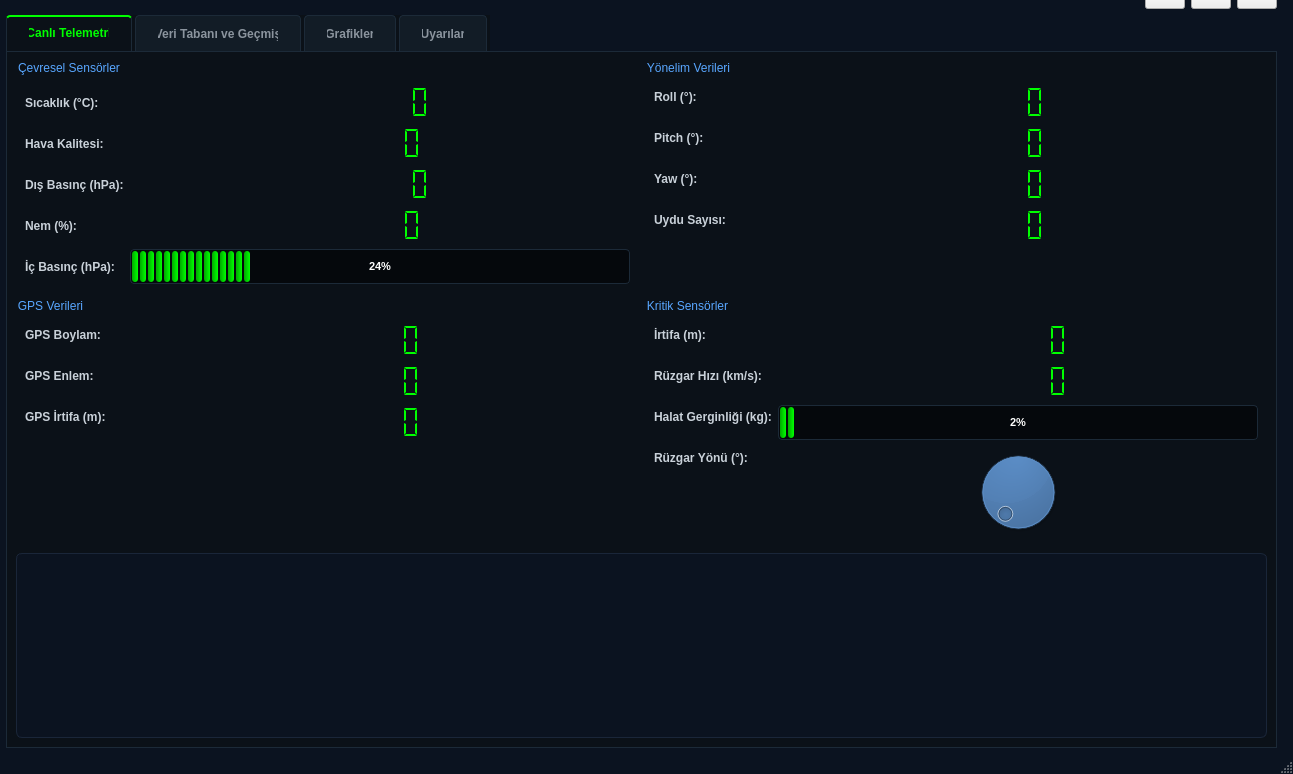
<?xml version="1.0" encoding="UTF-8"?>
<ui version="4.0">
 <class>MainWindow</class>
 <widget class="QMainWindow" name="MainWindow">
  <property name="geometry">
   <rect>
    <x>0</x>
    <y>0</y>
    <width>1293</width>
    <height>774</height>
   </rect>
  </property>
  <property name="sizePolicy">
   <sizepolicy hsizetype="Expanding" vsizetype="Expanding">
    <horstretch>0</horstretch>
    <verstretch>0</verstretch>
   </sizepolicy>
  </property>
  <property name="windowTitle">
   <string>MainWindow</string>
  </property>
  <property name="styleSheet">
   <string notr="true">/* Ana Arka Plan */
QMainWindow {
    background-color: #0b1320; 
}

/* Tüm Başlıklar (QLabel) */
QLabel {
    color: #a9b7c6; /* Göz yormayan açık gri/mavi tonu */
    font-weight: bold;
    font-family: &quot;Segoe UI&quot;;
    font-size: 12px;
}

/* Tüm Dijital Göstergeler (QLCDNumber) */
QLCDNumber {
    background-color: #040812; /* Panelin içine gömülü hissi veren çok koyu renk */
    color: #00ff00; /* Neon yeşili rakamlar */
    border: 1px solid #1a273a; /* İncecik, şık bir çerçeve */
    border-radius: 4px; /* Hafif yumuşatılmış köşeler */
}

/* Progress Bar Ana Hattı */
QProgressBar {
    border: 1px solid #1a273a;
    background-color: #040812;
    text-align: center;
    color: #a9b7c6;
}

/* Progress Bar İçindeki Dolan Kısım */
QProgressBar::chunk {
    background-color: #00ff00; /* Neon yeşili dijital dolgu */
    width: 8px; /* Kesik kesik askeri bar görünümü verir */
    margin: 1px;
}</string>
  </property>
  <widget class="QWidget" name="centralwidget">
   <widget class="QWidget" name="layoutWidget">
    <property name="geometry">
     <rect>
      <x>6</x>
      <y>-13</y>
      <width>1271</width>
      <height>761</height>
     </rect>
    </property>
    <layout class="QVBoxLayout" name="verticalLayout_2">
     <item>
      <layout class="QHBoxLayout" name="horizontalLayout_2">
       <item>
        <spacer name="horizontalSpacer">
         <property name="orientation">
          <enum>Qt::Orientation::Horizontal</enum>
         </property>
         <property name="sizeHint" stdset="0">
          <size>
           <width>808</width>
           <height>20</height>
          </size>
         </property>
        </spacer>
       </item>
       <item>
        <widget class="QPushButton" name="btnMin">
         <property name="text">
          <string/>
         </property>
        </widget>
       </item>
       <item>
        <widget class="QPushButton" name="btnMax">
         <property name="text">
          <string/>
         </property>
        </widget>
       </item>
       <item>
        <widget class="QPushButton" name="btnClose">
         <property name="text">
          <string/>
         </property>
        </widget>
       </item>
      </layout>
     </item>
     <item>
      <widget class="QTabWidget" name="tabWidget">
       <property name="sizePolicy">
        <sizepolicy hsizetype="Expanding" vsizetype="Expanding">
         <horstretch>20</horstretch>
         <verstretch>0</verstretch>
        </sizepolicy>
       </property>
       <property name="minimumSize">
        <size>
         <width>80</width>
         <height>35</height>
        </size>
       </property>
       <property name="maximumSize">
        <size>
         <width>123456</width>
         <height>1234545</height>
        </size>
       </property>
       <property name="styleSheet">
        <string notr="true">QWidget {
    background-color: #0b1118;
    color: #e6edf3;
    font-family: 'Segoe UI', 'Helvetica', sans-serif;
}

/* -------------------------------------------
   1. LOG EKRANI (TERMINAL) - BÜYÜTÜLDÜ VE MODERNLEŞTİRİLDÜ
--------------------------------------------- */
QPlainTextEdit {
    background-color: rgba(5, 8, 12, 0.8); /* Daha tok bir yarı saydam siyah */
    border: 1px solid #1c2a38;
    border-radius: 6px;
    color: #39ff14; /* Standart yeşil yerine daha parlak/modern neon yeşil */
    font-family: 'Consolas', 'Courier New', monospace;
    font-size: 13px; /* Yazılar büyütüldü (Eskisi 10px idi) */
    padding: 10px; /* Yazıların kenarlara yapışmasını engeller */
}

/* Log ekranının kaydırma çubuğunu (Scrollbar) incelt ve modernleştir */
QScrollBar:vertical {
    border: none;
    background: #0b1118;
    width: 10px;
    margin: 0px 0px 0px 0px;
}
QScrollBar::handle:vertical {
    background: #1c2a38;
    min-height: 20px;
    border-radius: 5px;
}
QScrollBar::handle:vertical:hover {
    background: #30363d;
}

/* -------------------------------------------
   2. SENSÖR ETİKETLERİ VE BAŞLIKLAR
--------------------------------------------- */
QGroupBox {
    border: none;
    background: transparent;
    margin-top: 15px;
}

QGroupBox::title {
    subcontrol-origin: margin;
    subcontrol-position: top left;
    color: #58a6ff; /* Parlak teknoloji mavisi - neon yeşil ile çok şık bir kontrast yaratır */
    font-size: 15px; /* Eskisi 12px'di, ciddi oranda büyütüldü ve belirginleşti */
    font-weight: bold;
    letter-spacing: 1px; 
    text-transform: uppercase;
    padding-bottom: 5px; /* Yazının hemen altındaki elemanlara yapışmasını önler */
}

QLabel {
    color: #c9d1d9; 
    font-size: 12px; /* Yazılar 11'den 12'ye çekilip daha okunaklı yapıldı */
    font-weight: bold;
    background: transparent;
}

/* -------------------------------------------
   3. DİJİTAL GÖSTERGELER (LCD) VE BARLAR
--------------------------------------------- */
QLCDNumber {
    color: #00ff00; 
    background: transparent;
    border: none;
}

QProgressBar {
    border: 1px solid #1c2a38;
    border-radius: 4px;
    text-align: center;
    color: #ffffff;
    background-color: #05080c;
    font-weight: bold;
    font-size: 11px;
}
QProgressBar::chunk {
    background-color: qlineargradient(spread:pad, x1:0, y1:0, x2:1, y2:0, stop:0 #00aa00, stop:1 #00ff00); /* Düz yeşil yerine estetik bir renk geçişi (Gradient) eklendi */
    border-radius: 3px;
    width: 6px;
    margin: 1px;
}

/* -------------------------------------------
   4. DİĞER BİLEŞENLER
--------------------------------------------- */
QTabWidget::pane { border: 1px solid #1c2a38; background: #0b1118; }
QTabBar::tab {
    background: #121c26; color: #8b949e; padding: 9px 22px;
    border: 1px solid #1c2a38; border-bottom: none;
    border-top-left-radius: 4px; border-top-right-radius: 4px;
    margin-right: 3px; font-weight: bold;
}
QTabBar::tab:selected {
    background: #0b1118; color: #00ff00;
    border-top: 2px solid #00ff00; border-bottom: 2px solid #0b1118;
}
QTabBar::tab:hover { color: #ffffff; background: #16222f; }

QTableWidget, QTableView {
    background-color: #0d1117; color: #ffffff;
    gridline-color: #30363d; selection-background-color: #1f6feb;
}
QHeaderView::section {
    background-color: #161b22; color: #00ff00;
    font-weight: bold; border: 1px solid #30363d; padding: 4px;
}
QLineEdit, QComboBox {
    background-color: #161b22; color: #00ff00;
    border: 1px solid #30363d; border-radius: 3px; padding: 4px;
}

/* macOS TARZI ÜST BAR BUTONLARI */
#customTitleBar { background-color: #070B12; min-height: 30px; max-height: 30px; }
QPushButton#btnClose { background-color: #FF5F56; border-radius: 7px; min-width: 14px; max-width: 14px; min-height: 14px; max-height: 14px; border: none; margin: 4px; }
QPushButton#btnClose:hover { background-color: #E0443E; }
QPushButton#btnMin { background-color: #FFBD2E; border-radius: 7px; min-width: 14px; max-width: 14px; min-height: 14px; max-height: 14px; border: none; margin: 4px; }
QPushButton#btnMin:hover { background-color: #DDA127; }
QPushButton#btnMax { background-color: #27C93F; border-radius: 7px; min-width: 14px; max-width: 14px; min-height: 14px; max-height: 14px; border: none; margin: 4px; }
QPushButton#btnMax:hover { background-color: #1EA532; }

/* FİLTRELE VE DİĞER STANDART BUTONLARIN TEPKİLERİ */
QPushButton {
    background-color: #21262d;
    color: #c9d1d9;
    border: 1px solid #30363d;
    border-radius: 4px;
    padding: 6px 15px;
}
QPushButton:hover {
    background-color: #30363d;
    border-color: #8b949e;
}
QPushButton:pressed {
    background-color: #1f6feb; /* Basılınca taktiksel mavi renge döner */
    padding-top: 8px; /* Yazıyı 2 piksel aşağı iterek &quot;çökme/basılma&quot; hissi yaratır */
    padding-bottom: 4px;
}</string>
       </property>
       <property name="currentIndex">
        <number>0</number>
       </property>
       <widget class="QWidget" name="tab_3">
        <property name="sizePolicy">
         <sizepolicy hsizetype="Expanding" vsizetype="Expanding">
          <horstretch>0</horstretch>
          <verstretch>0</verstretch>
         </sizepolicy>
        </property>
        <attribute name="title">
         <string>Canlı Telemetri</string>
        </attribute>
        <layout class="QGridLayout" name="gridLayout_3">
         <item row="2" column="0" colspan="2">
          <widget class="QPlainTextEdit" name="plainTextEdit">
           <property name="styleSheet">
            <string notr="true">QPlainTextEdit {
    background-color: #0b1320; /* Ana ekranla birebir aynı lacivert tonu */
    color: #00ff00; /* Terminal havası için neon yeşili metin */
    border: 1px solid #1a2639; /* Çerçeve çok sırıtmasın diye ince, koyu bir çizgi */
    font-family: &quot;Consolas&quot;; /* Yazıların tam bir yazılım/radar ekranı gibi durması için */
}</string>
           </property>
          </widget>
         </item>
         <item row="1" column="1">
          <widget class="QGroupBox" name="groupBoxKritik">
           <property name="sizePolicy">
            <sizepolicy hsizetype="Expanding" vsizetype="Expanding">
             <horstretch>0</horstretch>
             <verstretch>0</verstretch>
            </sizepolicy>
           </property>
           <property name="title">
            <string>Kritik Sensörler</string>
           </property>
           <layout class="QFormLayout" name="formLayout_3">
            <item row="0" column="0">
             <widget class="QLabel" name="label">
              <property name="text">
               <string>İrtifa (m):</string>
              </property>
             </widget>
            </item>
            <item row="0" column="1">
             <widget class="QLCDNumber" name="lcdIrtifa">
              <property name="minimumSize">
               <size>
                <width>80</width>
                <height>35</height>
               </size>
              </property>
              <property name="maximumSize">
               <size>
                <width>123456</width>
                <height>1234545</height>
               </size>
              </property>
              <property name="digitCount">
               <number>6</number>
              </property>
              <property name="segmentStyle">
               <enum>QLCDNumber::SegmentStyle::Flat</enum>
              </property>
             </widget>
            </item>
            <item row="1" column="0">
             <widget class="QLabel" name="label_2">
              <property name="text">
               <string>Rüzgar Hızı (km/s):</string>
              </property>
             </widget>
            </item>
            <item row="1" column="1">
             <widget class="QLCDNumber" name="lcdRuzgarHizi">
              <property name="minimumSize">
               <size>
                <width>80</width>
                <height>35</height>
               </size>
              </property>
              <property name="maximumSize">
               <size>
                <width>123456</width>
                <height>1234545</height>
               </size>
              </property>
              <property name="digitCount">
               <number>6</number>
              </property>
              <property name="segmentStyle">
               <enum>QLCDNumber::SegmentStyle::Flat</enum>
              </property>
             </widget>
            </item>
            <item row="2" column="0">
             <widget class="QLabel" name="label_5">
              <property name="text">
               <string>Halat Gerginliği (kg):</string>
              </property>
             </widget>
            </item>
            <item row="2" column="1">
             <widget class="QProgressBar" name="barGerginlik">
              <property name="minimumSize">
               <size>
                <width>80</width>
                <height>35</height>
               </size>
              </property>
              <property name="maximum">
               <number>1000</number>
              </property>
              <property name="value">
               <number>24</number>
              </property>
             </widget>
            </item>
            <item row="3" column="0">
             <widget class="QLabel" name="label_4">
              <property name="text">
               <string>Rüzgar Yönü (°):</string>
              </property>
             </widget>
            </item>
            <item row="3" column="1">
             <widget class="QDial" name="dialRuzgarYonu"/>
            </item>
           </layout>
          </widget>
         </item>
         <item row="0" column="0">
          <widget class="QGroupBox" name="groupBoxCevresel">
           <property name="sizePolicy">
            <sizepolicy hsizetype="Expanding" vsizetype="Expanding">
             <horstretch>0</horstretch>
             <verstretch>0</verstretch>
            </sizepolicy>
           </property>
           <property name="title">
            <string>Çevresel Sensörler</string>
           </property>
           <layout class="QGridLayout" name="gridLayout">
            <item row="2" column="1">
             <widget class="QLCDNumber" name="lcdBasinc">
              <property name="minimumSize">
               <size>
                <width>80</width>
                <height>35</height>
               </size>
              </property>
              <property name="maximumSize">
               <size>
                <width>123456</width>
                <height>1234545</height>
               </size>
              </property>
              <property name="digitCount">
               <number>6</number>
              </property>
              <property name="segmentStyle">
               <enum>QLCDNumber::SegmentStyle::Flat</enum>
              </property>
             </widget>
            </item>
            <item row="2" column="0">
             <widget class="QLabel" name="label_11">
              <property name="text">
               <string>Dış Basınç (hPa):</string>
              </property>
             </widget>
            </item>
            <item row="5" column="0">
             <widget class="QLabel" name="label_9">
              <property name="text">
               <string>İç Basınç (hPa):</string>
              </property>
             </widget>
            </item>
            <item row="0" column="0">
             <widget class="QLabel" name="label_10">
              <property name="text">
               <string>Sıcaklık (°C):</string>
              </property>
             </widget>
            </item>
            <item row="0" column="1">
             <widget class="QLCDNumber" name="lcdSicaklik">
              <property name="minimumSize">
               <size>
                <width>80</width>
                <height>35</height>
               </size>
              </property>
              <property name="maximumSize">
               <size>
                <width>123456</width>
                <height>1234545</height>
               </size>
              </property>
              <property name="digitCount">
               <number>6</number>
              </property>
              <property name="segmentStyle">
               <enum>QLCDNumber::SegmentStyle::Flat</enum>
              </property>
             </widget>
            </item>
            <item row="5" column="1">
             <widget class="QProgressBar" name="barIcBasinc">
              <property name="minimumSize">
               <size>
                <width>80</width>
                <height>35</height>
               </size>
              </property>
              <property name="maximumSize">
               <size>
                <width>16777215</width>
                <height>16777215</height>
               </size>
              </property>
              <property name="value">
               <number>24</number>
              </property>
             </widget>
            </item>
            <item row="1" column="0">
             <widget class="QLabel" name="label_12">
              <property name="text">
               <string>Hava Kalitesi:</string>
              </property>
             </widget>
            </item>
            <item row="1" column="1">
             <widget class="QLCDNumber" name="lcdHavaKalitesi">
              <property name="minimumSize">
               <size>
                <width>80</width>
                <height>35</height>
               </size>
              </property>
              <property name="maximumSize">
               <size>
                <width>123456</width>
                <height>1234545</height>
               </size>
              </property>
              <property name="font">
               <font>
                <family>Segoe UI</family>
                <bold>false</bold>
               </font>
              </property>
              <property name="segmentStyle">
               <enum>QLCDNumber::SegmentStyle::Flat</enum>
              </property>
             </widget>
            </item>
            <item row="4" column="1">
             <widget class="QLCDNumber" name="lcdNem">
              <property name="minimumSize">
               <size>
                <width>80</width>
                <height>35</height>
               </size>
              </property>
              <property name="maximumSize">
               <size>
                <width>123456</width>
                <height>1234545</height>
               </size>
              </property>
              <property name="segmentStyle">
               <enum>QLCDNumber::SegmentStyle::Flat</enum>
              </property>
             </widget>
            </item>
            <item row="4" column="0">
             <widget class="QLabel" name="label_8">
              <property name="text">
               <string>Nem (%):</string>
              </property>
             </widget>
            </item>
           </layout>
          </widget>
         </item>
         <item row="0" column="1">
          <widget class="QGroupBox" name="groupBoxYonelim">
           <property name="sizePolicy">
            <sizepolicy hsizetype="Expanding" vsizetype="Expanding">
             <horstretch>0</horstretch>
             <verstretch>0</verstretch>
            </sizepolicy>
           </property>
           <property name="title">
            <string>Yönelim Verileri</string>
           </property>
           <layout class="QFormLayout" name="formLayout">
            <item row="0" column="0">
             <widget class="QLabel" name="label_3">
              <property name="text">
               <string>Roll (°):</string>
              </property>
             </widget>
            </item>
            <item row="0" column="1">
             <widget class="QLCDNumber" name="lcdRoll">
              <property name="minimumSize">
               <size>
                <width>80</width>
                <height>35</height>
               </size>
              </property>
              <property name="maximumSize">
               <size>
                <width>123456</width>
                <height>1234545</height>
               </size>
              </property>
              <property name="digitCount">
               <number>6</number>
              </property>
              <property name="segmentStyle">
               <enum>QLCDNumber::SegmentStyle::Flat</enum>
              </property>
             </widget>
            </item>
            <item row="1" column="0">
             <widget class="QLabel" name="label_7">
              <property name="text">
               <string>Pitch (°):</string>
              </property>
             </widget>
            </item>
            <item row="1" column="1">
             <widget class="QLCDNumber" name="lcdPitch">
              <property name="minimumSize">
               <size>
                <width>80</width>
                <height>35</height>
               </size>
              </property>
              <property name="maximumSize">
               <size>
                <width>123456</width>
                <height>1234545</height>
               </size>
              </property>
              <property name="digitCount">
               <number>6</number>
              </property>
              <property name="segmentStyle">
               <enum>QLCDNumber::SegmentStyle::Flat</enum>
              </property>
             </widget>
            </item>
            <item row="2" column="0">
             <widget class="QLabel" name="label_6">
              <property name="text">
               <string>Yaw (°):</string>
              </property>
             </widget>
            </item>
            <item row="2" column="1">
             <widget class="QLCDNumber" name="lcdYaw">
              <property name="minimumSize">
               <size>
                <width>80</width>
                <height>35</height>
               </size>
              </property>
              <property name="maximumSize">
               <size>
                <width>123456</width>
                <height>1234545</height>
               </size>
              </property>
              <property name="digitCount">
               <number>6</number>
              </property>
              <property name="segmentStyle">
               <enum>QLCDNumber::SegmentStyle::Flat</enum>
              </property>
             </widget>
            </item>
            <item row="3" column="0">
             <widget class="QLabel" name="label_13">
              <property name="text">
               <string>Uydu Sayısı:</string>
              </property>
             </widget>
            </item>
            <item row="3" column="1">
             <widget class="QLCDNumber" name="lcdUyduSayisi">
              <property name="minimumSize">
               <size>
                <width>80</width>
                <height>35</height>
               </size>
              </property>
              <property name="maximumSize">
               <size>
                <width>123456</width>
                <height>1234545</height>
               </size>
              </property>
              <property name="digitCount">
               <number>6</number>
              </property>
              <property name="segmentStyle">
               <enum>QLCDNumber::SegmentStyle::Flat</enum>
              </property>
             </widget>
            </item>
           </layout>
          </widget>
         </item>
         <item row="1" column="0">
          <widget class="QGroupBox" name="groupBoxGps">
           <property name="sizePolicy">
            <sizepolicy hsizetype="Expanding" vsizetype="Expanding">
             <horstretch>0</horstretch>
             <verstretch>0</verstretch>
            </sizepolicy>
           </property>
           <property name="title">
            <string>GPS Verileri</string>
           </property>
           <layout class="QFormLayout" name="formLayout_2">
            <item row="0" column="0">
             <widget class="QLabel" name="label_16">
              <property name="text">
               <string>GPS Boylam:</string>
              </property>
             </widget>
            </item>
            <item row="0" column="1">
             <widget class="QLCDNumber" name="lcdGpsIrtifa">
              <property name="minimumSize">
               <size>
                <width>80</width>
                <height>35</height>
               </size>
              </property>
              <property name="maximumSize">
               <size>
                <width>123456</width>
                <height>1234545</height>
               </size>
              </property>
              <property name="digitCount">
               <number>6</number>
              </property>
              <property name="segmentStyle">
               <enum>QLCDNumber::SegmentStyle::Flat</enum>
              </property>
             </widget>
            </item>
            <item row="1" column="0">
             <widget class="QLabel" name="label_15">
              <property name="text">
               <string>GPS Enlem:</string>
              </property>
             </widget>
            </item>
            <item row="1" column="1">
             <widget class="QLCDNumber" name="lcdGpsBoylam">
              <property name="minimumSize">
               <size>
                <width>80</width>
                <height>35</height>
               </size>
              </property>
              <property name="maximumSize">
               <size>
                <width>123456</width>
                <height>1234545</height>
               </size>
              </property>
              <property name="digitCount">
               <number>6</number>
              </property>
              <property name="segmentStyle">
               <enum>QLCDNumber::SegmentStyle::Flat</enum>
              </property>
             </widget>
            </item>
            <item row="2" column="0">
             <widget class="QLabel" name="label_14">
              <property name="text">
               <string>GPS İrtifa (m):</string>
              </property>
             </widget>
            </item>
            <item row="2" column="1">
             <widget class="QLCDNumber" name="lcdGpsEnlem">
              <property name="enabled">
               <bool>true</bool>
              </property>
              <property name="minimumSize">
               <size>
                <width>80</width>
                <height>35</height>
               </size>
              </property>
              <property name="maximumSize">
               <size>
                <width>123456</width>
                <height>1234545</height>
               </size>
              </property>
              <property name="digitCount">
               <number>6</number>
              </property>
              <property name="segmentStyle">
               <enum>QLCDNumber::SegmentStyle::Flat</enum>
              </property>
             </widget>
            </item>
           </layout>
          </widget>
         </item>
        </layout>
       </widget>
       <widget class="QWidget" name="tab_4">
        <property name="sizePolicy">
         <sizepolicy hsizetype="Expanding" vsizetype="Expanding">
          <horstretch>0</horstretch>
          <verstretch>0</verstretch>
         </sizepolicy>
        </property>
        <attribute name="title">
         <string>Veri Tabanı ve Geçmiş</string>
        </attribute>
        <layout class="QVBoxLayout" name="verticalLayout">
         <item>
          <widget class="QGroupBox" name="groupBox">
           <property name="title">
            <string>Filtreleme Seçenekleri</string>
           </property>
           <layout class="QHBoxLayout" name="horizontalLayout_5">
            <item>
             <widget class="QLabel" name="label_17">
              <property name="text">
               <string>Başlangıç:</string>
              </property>
             </widget>
            </item>
            <item>
             <widget class="QDateTimeEdit" name="dateStart">
              <property name="calendarPopup">
               <bool>true</bool>
              </property>
             </widget>
            </item>
            <item>
             <widget class="QLabel" name="label_18">
              <property name="text">
               <string>Bitiş:</string>
              </property>
             </widget>
            </item>
            <item>
             <widget class="QDateTimeEdit" name="dateEnd">
              <property name="calendarPopup">
               <bool>true</bool>
              </property>
             </widget>
            </item>
            <item>
             <widget class="QLabel" name="label_19">
              <property name="text">
               <string>Sensör:</string>
              </property>
             </widget>
            </item>
            <item>
             <widget class="QComboBox" name="cmbSensor"/>
            </item>
            <item>
             <widget class="QLabel" name="label_20">
              <property name="text">
               <string>Sıralama:</string>
              </property>
             </widget>
            </item>
            <item>
             <widget class="QComboBox" name="cmbSort"/>
            </item>
            <item>
             <widget class="QPushButton" name="btnFilter">
              <property name="text">
               <string>Filtrele</string>
              </property>
             </widget>
            </item>
           </layout>
          </widget>
         </item>
         <item>
          <widget class="QGroupBox" name="groupBox_2">
           <property name="sizePolicy">
            <sizepolicy hsizetype="Preferred" vsizetype="Expanding">
             <horstretch>0</horstretch>
             <verstretch>0</verstretch>
            </sizepolicy>
           </property>
           <property name="styleSheet">
            <string notr="true"/>
           </property>
           <property name="title">
            <string>Geçmiş Veri Kayıtları</string>
           </property>
           <layout class="QGridLayout" name="gridLayout_6">
            <item row="1" column="0" rowspan="2">
             <widget class="QGroupBox" name="groupBox_3">
              <property name="title">
               <string>Veri Yönetimi</string>
              </property>
              <layout class="QHBoxLayout" name="horizontalLayout">
               <item>
                <widget class="QLabel" name="lblId">
                 <property name="maximumSize">
                  <size>
                   <width>100</width>
                   <height>16777215</height>
                  </size>
                 </property>
                 <property name="text">
                  <string>ID:</string>
                 </property>
                </widget>
               </item>
               <item>
                <widget class="QLineEdit" name="txtDeleteId">
                 <property name="minimumSize">
                  <size>
                   <width>100</width>
                   <height>0</height>
                  </size>
                 </property>
                 <property name="maximumSize">
                  <size>
                   <width>100</width>
                   <height>16777215</height>
                  </size>
                 </property>
                </widget>
               </item>
               <item>
                <widget class="QPushButton" name="btnDelete">
                 <property name="minimumSize">
                  <size>
                   <width>100</width>
                   <height>18</height>
                  </size>
                 </property>
                 <property name="maximumSize">
                  <size>
                   <width>100</width>
                   <height>100</height>
                  </size>
                 </property>
                 <property name="text">
                  <string>Kayıt Sil</string>
                 </property>
                </widget>
               </item>
              </layout>
             </widget>
            </item>
            <item row="0" column="0">
             <widget class="QTableWidget" name="tblHistory"/>
            </item>
           </layout>
          </widget>
         </item>
        </layout>
       </widget>
       <widget class="QWidget" name="tabGrafikler">
        <attribute name="title">
         <string>Grafikler</string>
        </attribute>
       </widget>
       <widget class="QWidget" name="tab">
        <attribute name="title">
         <string>Uyarılar</string>
        </attribute>
        <layout class="QGridLayout" name="gridLayout_2">
         <item row="0" column="0">
          <widget class="QTableWidget" name="tblUyarilar"/>
         </item>
        </layout>
       </widget>
      </widget>
     </item>
    </layout>
   </widget>
  </widget>
  <widget class="QMenuBar" name="menubar">
   <property name="geometry">
    <rect>
     <x>0</x>
     <y>0</y>
     <width>1293</width>
     <height>25</height>
    </rect>
   </property>
  </widget>
  <widget class="QStatusBar" name="statusbar"/>
 </widget>
 <resources/>
 <connections/>
</ui>
